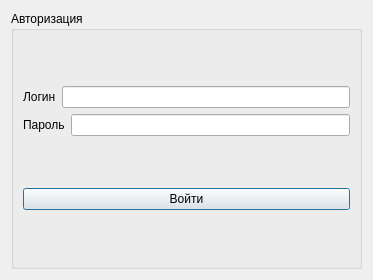
<?xml version="1.0" encoding="UTF-8"?>
<ui version="4.0">
 <class>AuthWindow</class>
 <widget class="QDialog" name="AuthWindow">
  <property name="geometry">
   <rect>
    <x>0</x>
    <y>0</y>
    <width>373</width>
    <height>280</height>
   </rect>
  </property>
  <property name="windowTitle">
   <string>Dialog</string>
  </property>
  <layout class="QGridLayout" name="gridLayout_2">
   <item row="0" column="0">
    <widget class="QGroupBox" name="groupBox">
     <property name="title">
      <string>Авторизация</string>
     </property>
     <layout class="QGridLayout" name="gridLayout">
      <item row="0" column="0">
       <layout class="QVBoxLayout" name="verticalLayout">
        <item>
         <layout class="QHBoxLayout" name="horizontalLayout">
          <item>
           <widget class="QLabel" name="label">
            <property name="text">
             <string>Логин</string>
            </property>
           </widget>
          </item>
          <item>
           <widget class="QLineEdit" name="loginEdit"/>
          </item>
         </layout>
        </item>
        <item>
         <layout class="QHBoxLayout" name="horizontalLayout_2">
          <item>
           <widget class="QLabel" name="label_2">
            <property name="text">
             <string>Пароль</string>
            </property>
           </widget>
          </item>
          <item>
           <widget class="QLineEdit" name="passwordEdit">
            <property name="sizePolicy">
             <sizepolicy hsizetype="Expanding" vsizetype="Fixed">
              <horstretch>0</horstretch>
              <verstretch>0</verstretch>
             </sizepolicy>
            </property>
            <property name="echoMode">
             <enum>QLineEdit::Password</enum>
            </property>
           </widget>
          </item>
         </layout>
        </item>
       </layout>
      </item>
      <item row="1" column="0">
       <widget class="QPushButton" name="loginButton">
        <property name="text">
         <string>Войти</string>
        </property>
       </widget>
      </item>
     </layout>
    </widget>
   </item>
  </layout>
 </widget>
 <resources/>
 <connections/>
</ui>
